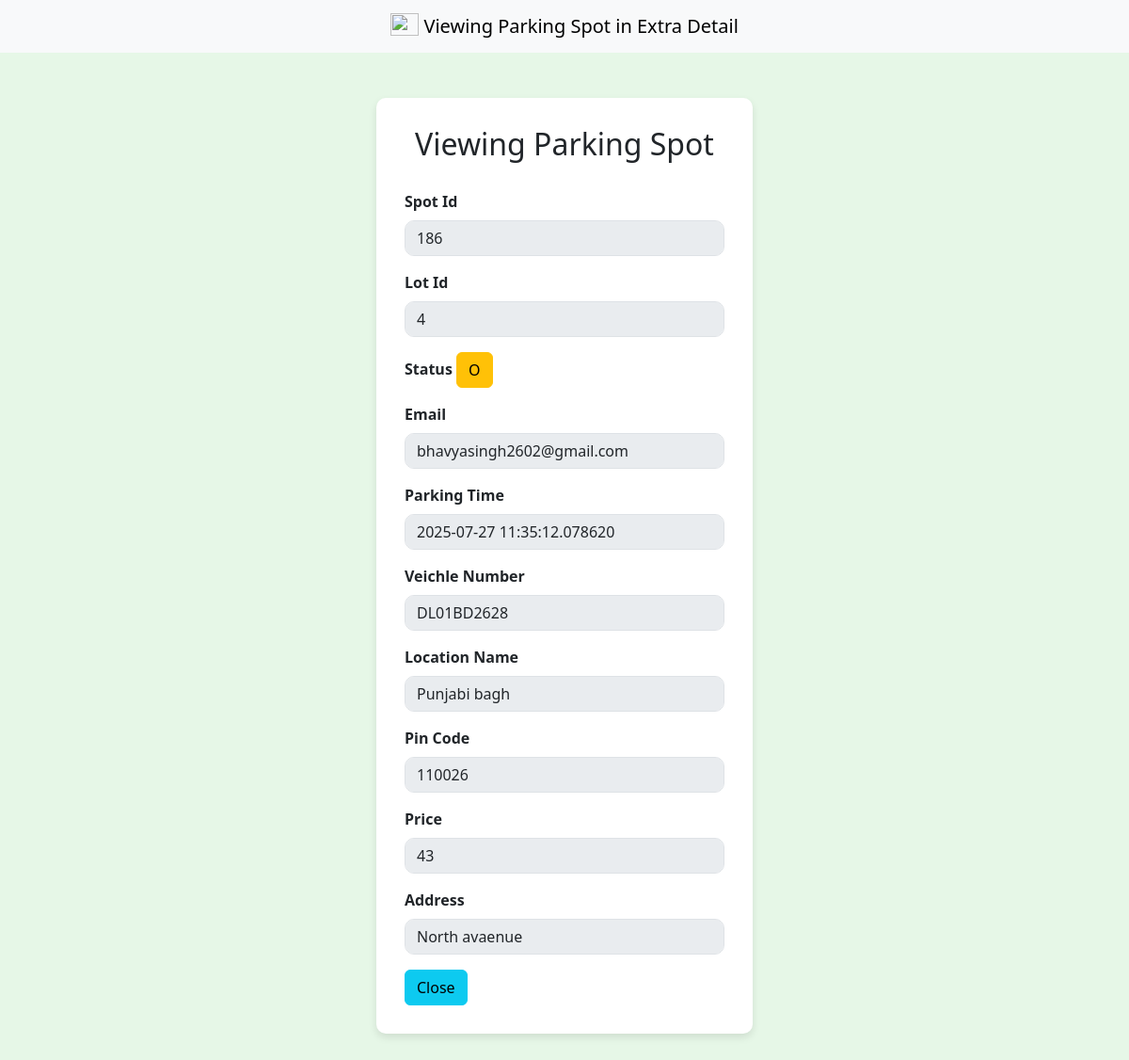
/admin/dashboard/view/extradetail/186 (signed in), run on an earlier commit of the app's database.
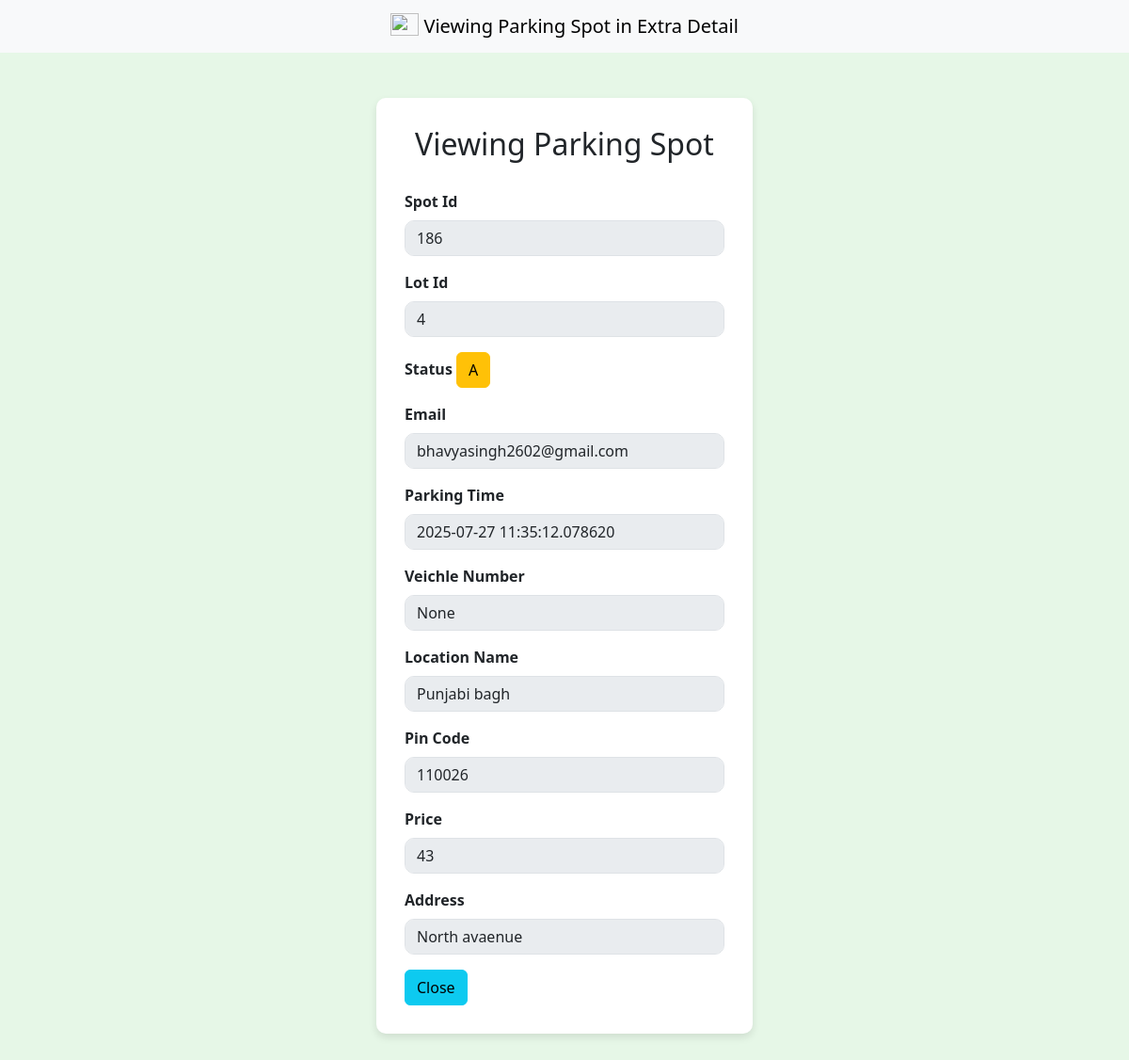
And on a later commit of the database.
### models/models.py (models this page shows)
class ParkingSpot(db.Model):
    id=db.Column(db.Integer(),primary_key=True)
    lotid=db.Column(db.Integer(),nullable=False)
    status = db.Column(db.String(5),default="A")
    veichleNumber=db.Column(db.String(50),nullable=True)

class ReserveParkingSpot(db.Model):
    id=db.Column(db.Integer(),primary_key=True)
    spotid=db.Column(db.Integer(),nullable=False)
    lotid=db.Column(db.Integer(),nullable=False)
    email=db.Column(db.String(25),nullable=False)
    veichleNumber=db.Column(db.String(50),nullable=True)
    parking_time=db.Column(db.DateTime,nullable=False,default=datetime.UTC)
    release_time=db.Column(db.DateTime,nullable=True)
    parkingcost=db.Column(db.Integer(),nullable=True,default=0)
    ispaid=db.Column(db.Integer(),default=0)

class ParkingLot(db.Model):
    id=db.Column(db.Integer(),primary_key=True)
    location_name = db.Column(db.String(250),nullable=False)
    pincode=db.Column(db.Integer(),nullable=False)
    price=db.Column(db.Integer(),nullable=False)
    max_spots=db.Column(db.Integer(),nullable=False)
    address=db.Column(db.String(250),nullable=False)
    occupied=db.Column(db.Integer(),default=0)

### controllers/controllers.py (the view)
@controllers.route("/admin/dashboard/view/extradetail/<int:id>",methods=["GET","POST"])
def viewSpotInExtraDetail(id):
    status = session.get("status")
    if status is not None and int(status) > 0:
        spotDetails = ParkingSpot.query.filter_by(id=id).first()
        reservationdetails=ReserveParkingSpot.query.filter_by(lotid=spotDetails.lotid,spotid=spotDetails.id).first()
        if not reservationdetails:
            reservationdetails={
                "email":"None",
                "parking_time":"None"
            }
        parkingdetails= ParkingLot.query.filter_by(id=spotDetails.lotid).first()
        return render_template("viewSpotInExtraDetails.html",spotDetails=spotDetails,reservationdetails=reservationdetails,parkingdetails=parkingdetails)
    else:
        return redirect("/login")

### templates/viewSpotInExtraDetails.html (shortened to what this page needs)
<!DOCTYPE html>
<html lang="en">
<head>
    <link href="https://cdn.jsdelivr.net/npm/bootstrap@5.3.0-alpha1/dist/css/bootstrap.min.css" rel="stylesheet">
</head>
<body>
    <nav class="navbar bg-body-tertiary">
  <div class="container-fluid text-center">
    <a class="navbar-brand mx-auto " href="#">
      <img src="https://images.pexels.com/photos/164634/pexels-photo-164634.jpeg?_gl=1*1rfblvq*_ga*MTY5NDc0NzA3NC4xNzUzMjk4NzE5*_ga_8JE65Q40S6*czE3NTMyOTg3MTgkbzEkZzEkdDE3NTMyOTg3MjMkajU1JGwwJGgw" width="30" height="24" class="d-inline-block align-text-top" style="align-content: center;">
      Viewing Parking Spot in Extra Detail
    </a>
  </div>
    </nav>
        <div class="login-container mt-lg-5">
        <h2>Viewing Parking Spot</h2>
        <form>
            <span>
             <div class="mb-3">
                <label for="spotid" class="form-label"><b>Spot Id</b></label>
                <input type="text" class="form-control" id="spotid" name="spotid" value="{{spotDetails.id}}" required disabled>
            </div>
             <div class="mb-3">
                <label for="lotid" class="form-label"><b>Lot Id</b></label>
                <input type="text" class="form-control" id="lotid" name="lotid" value="{{spotDetails.lotid}}" required disabled>
            </div>
            </span>
            <div class="mb-3">
                <span>
                <label for="status" class="form-label"><b>Status</b></label>
                <a class="btn btn-warning" href="/admin/dashboard/view/extradetail/{{spotDetails.id}}">{{spotDetails.status}}</a>
                </span>
             </div>
              <div class="mb-3">
                <label for="email" class="form-label"><b>Email</b></label>
                <input type="email" class="form-control" id="email" name="email" value="{{reservationdetails.email}}" required disabled>
            </div>
             <div class="mb-3">
                <label for="parking_time" class="form-label"><b>Parking Time</b></label>
                <input type="text" class="form-control" id="parking_time" name="parking_time" value="{{reservationdetails.parking_time}}" required disabled>
            </div>
             <div class="mb-3">
                <label for="veichle" class="form-label"><b>Veichle Number</b></label>
                <input type="veichle" class="form-control" id="veichle" name="veichle" value="{{spotDetails.veichleNumber}}" placeholder="None" required disabled>
            </div>
            <div class="mb-3">
                <label for="location" class="form-label"><b>Location Name</b></label>
                <input type="location" class="form-control" id="location" name="location" value="{{parkingdetails.location_name}}" placeholder="None" required disabled>
            </div>
                         <div class="mb-3">
                <label for="pincode" class="form-label"><b>Pin Code </b></label>
                <input type="pincode" class="form-control" id="pincode" name="pincode" value="{{parkingdetails.pincode}}" placeholder="None" required disabled>
            </div>
                         <div class="mb-3">
                <label for="price" class="form-label"><b>Price</b></label>
                <input type="price" class="form-control" id="price" name="price" value="{{parkingdetails.price}}" required disabled>
            </div>
                         <div class="mb-3">
                <label for="address" class="form-label"><b>Address</b></label>
                <input type="address" class="form-control" id="address" name="address" value="{{parkingdetails.address}}" required disabled>
            </div>
            <a href="/admin/dashboard" class="btn btn-info">Close</a>
        </form>
    </div>
</body>
</html>

### templates/viewSpotInExtraDetails.html (style rules this page uses)
body { background-color: #e6f7e7; }
.login-container { max-width: 400px; margin: 100px auto; background-color: white; padding: 30px; border-radius: 10px; box-shadow: 0 4px 8px rgba(0, 0, 0, 0.1); }
.login-container h2 { text-align: center; margin-bottom: 30px; }
.form-control { border-radius: 10px; }

What changed in the data, as far as the page shows it:
changed ParkingSpot id 186: status "O" → "A"; veichle "DL01BD2628" → "None"
